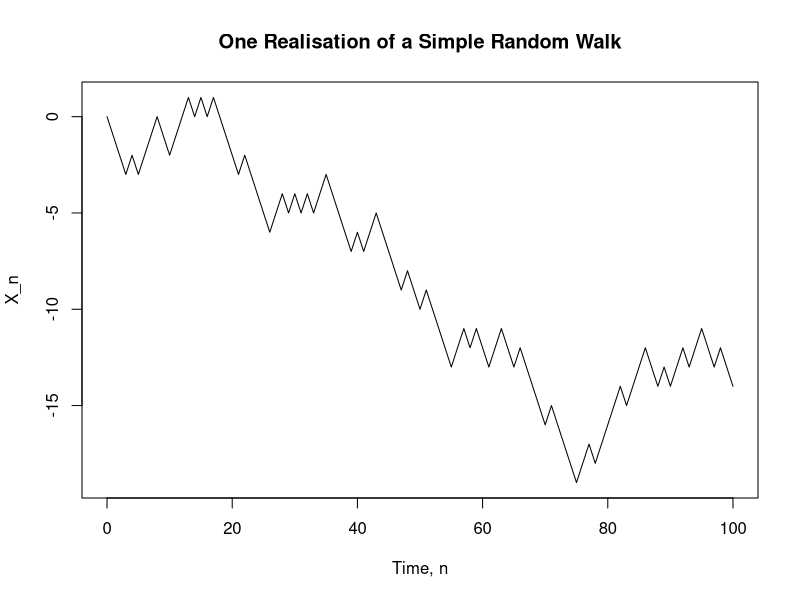
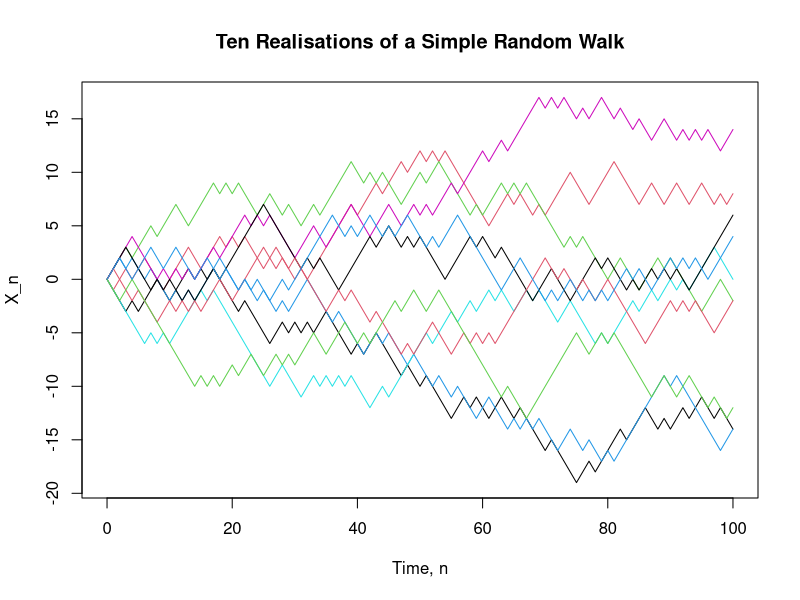
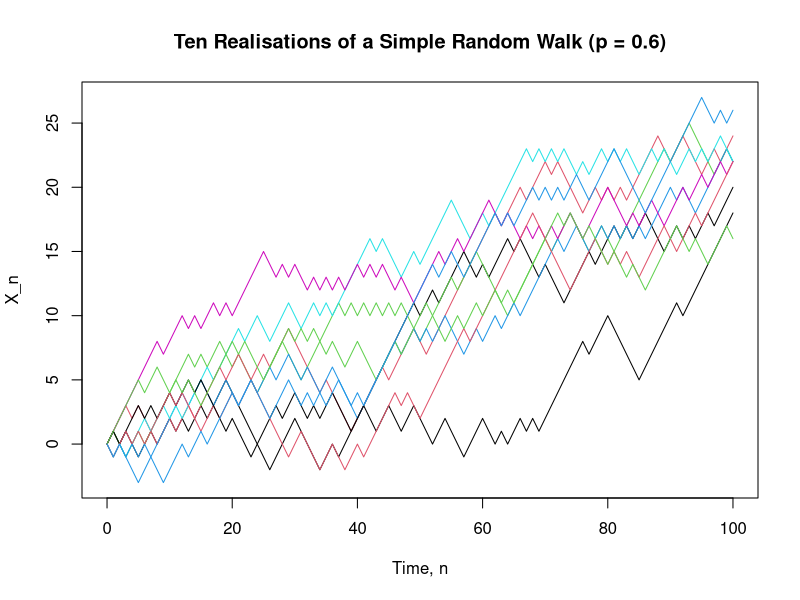

The R source for these figures, in order:
## ---- chunk 1
set.seed(123)

n <- 100

Z <- sample(
  c(-1, 1),
  size = n,
  replace = TRUE
)

X <- c(0, cumsum(Z))

plot(
  0:n, X,
  type = "l",
  xlab = "Time, n",
  ylab = "X_n",
  main = "One Realisation of a Simple Random Walk"
)
## ---- chunk 2
set.seed(123)

n <- 100
m <- 10

X <- matrix(0, nrow = n + 1, ncol = m)

for (j in 1:m) {
  Z <- sample(
    c(-1, 1),
    size = n,
    replace = TRUE
  )

  X[, j] <- c(0, cumsum(Z))
}

matplot(
  0:n, X,
  type = "l",
  lty = 1,
  xlab = "Time, n",
  ylab = "X_n",
  main = "Ten Realisations of a Simple Random Walk"
)
## ---- chunk 3
set.seed(123)

n <- 100
m <- 10
p <- 0.6

X <- matrix(0, nrow = n + 1, ncol = m)

for (j in 1:m) {
  Z <- ifelse(
    runif(n) < p,
    1,
    -1
  )

  X[, j] <- c(0, cumsum(Z))
}

matplot(
  0:n, X,
  type = "l",
  lty = 1,
  xlab = "Time, n",
  ylab = "X_n",
  main = "Ten Realisations of a Simple Random Walk (p = 0.6)"
)
